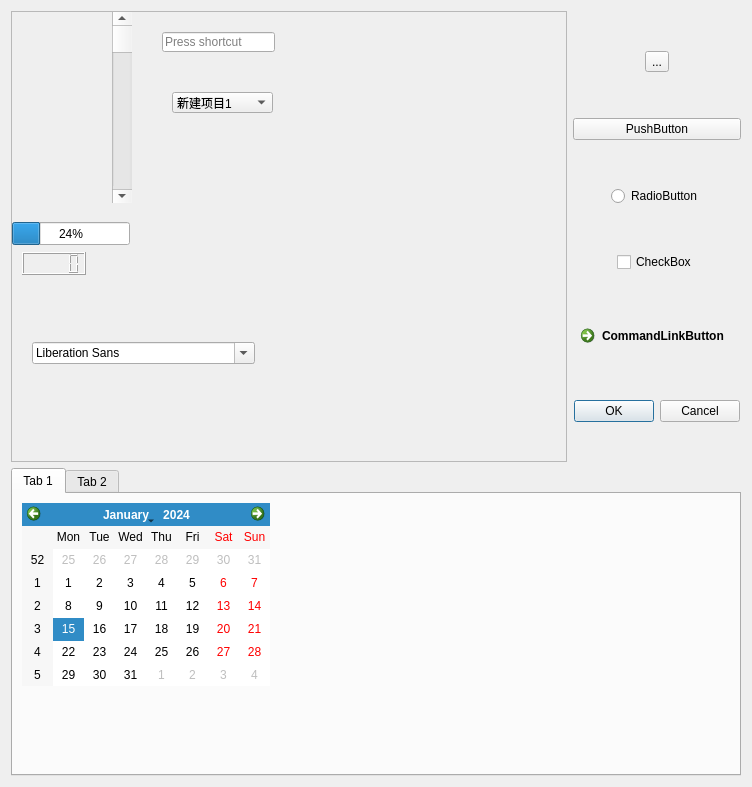
<?xml version="1.0" encoding="UTF-8"?>
<ui version="4.0">
 <class>Form</class>
 <widget class="QWidget" name="Form">
  <property name="geometry">
   <rect>
    <x>0</x>
    <y>0</y>
    <width>752</width>
    <height>787</height>
   </rect>
  </property>
  <property name="windowTitle">
   <string>Form</string>
  </property>
  <layout class="QGridLayout" name="gridLayout_3">
   <item row="0" column="0">
    <layout class="QGridLayout" name="gridLayout_2">
     <item row="0" column="0">
      <widget class="QScrollArea" name="scrollArea">
       <property name="widgetResizable">
        <bool>true</bool>
       </property>
       <widget class="QWidget" name="scrollAreaWidgetContents">
        <property name="geometry">
         <rect>
          <x>0</x>
          <y>0</y>
          <width>536</width>
          <height>501</height>
         </rect>
        </property>
        <widget class="QScrollBar" name="verticalScrollBar">
         <property name="geometry">
          <rect>
           <x>100</x>
           <y>0</y>
           <width>20</width>
           <height>191</height>
          </rect>
         </property>
         <property name="orientation">
          <enum>Qt::Vertical</enum>
         </property>
        </widget>
        <widget class="QProgressBar" name="progressBar">
         <property name="geometry">
          <rect>
           <x>0</x>
           <y>210</y>
           <width>118</width>
           <height>23</height>
          </rect>
         </property>
         <property name="value">
          <number>24</number>
         </property>
        </widget>
        <widget class="QLCDNumber" name="lcdNumber">
         <property name="geometry">
          <rect>
           <x>10</x>
           <y>240</y>
           <width>64</width>
           <height>23</height>
          </rect>
         </property>
        </widget>
        <widget class="QKeySequenceEdit" name="keySequenceEdit">
         <property name="geometry">
          <rect>
           <x>150</x>
           <y>20</y>
           <width>113</width>
           <height>20</height>
          </rect>
         </property>
        </widget>
        <widget class="QComboBox" name="comboBox">
         <property name="geometry">
          <rect>
           <x>160</x>
           <y>80</y>
           <width>101</width>
           <height>21</height>
          </rect>
         </property>
         <item>
          <property name="text">
           <string>新建项目1</string>
          </property>
         </item>
         <item>
          <property name="text">
           <string>2</string>
          </property>
         </item>
         <item>
          <property name="text">
           <string>3</string>
          </property>
         </item>
         <item>
          <property name="text">
           <string>4</string>
          </property>
         </item>
         <item>
          <property name="text">
           <string>5</string>
          </property>
         </item>
        </widget>
        <widget class="QFontComboBox" name="fontComboBox">
         <property name="geometry">
          <rect>
           <x>20</x>
           <y>330</y>
           <width>223</width>
           <height>22</height>
          </rect>
         </property>
        </widget>
       </widget>
      </widget>
     </item>
    </layout>
   </item>
   <item row="0" column="1">
    <layout class="QVBoxLayout" name="verticalLayout">
     <item>
      <spacer name="verticalSpacer_7">
       <property name="orientation">
        <enum>Qt::Vertical</enum>
       </property>
       <property name="sizeHint" stdset="0">
        <size>
         <width>20</width>
         <height>40</height>
        </size>
       </property>
      </spacer>
     </item>
     <item alignment="Qt::AlignHCenter">
      <widget class="QToolButton" name="toolButton">
       <property name="text">
        <string>...</string>
       </property>
      </widget>
     </item>
     <item>
      <spacer name="verticalSpacer">
       <property name="orientation">
        <enum>Qt::Vertical</enum>
       </property>
       <property name="sizeHint" stdset="0">
        <size>
         <width>20</width>
         <height>40</height>
        </size>
       </property>
      </spacer>
     </item>
     <item>
      <widget class="QPushButton" name="pushButton">
       <property name="text">
        <string>PushButton</string>
       </property>
      </widget>
     </item>
     <item>
      <spacer name="verticalSpacer_2">
       <property name="orientation">
        <enum>Qt::Vertical</enum>
       </property>
       <property name="sizeHint" stdset="0">
        <size>
         <width>20</width>
         <height>40</height>
        </size>
       </property>
      </spacer>
     </item>
     <item alignment="Qt::AlignHCenter">
      <widget class="QRadioButton" name="radioButton">
       <property name="text">
        <string>RadioButton</string>
       </property>
      </widget>
     </item>
     <item>
      <spacer name="verticalSpacer_3">
       <property name="orientation">
        <enum>Qt::Vertical</enum>
       </property>
       <property name="sizeHint" stdset="0">
        <size>
         <width>20</width>
         <height>40</height>
        </size>
       </property>
      </spacer>
     </item>
     <item alignment="Qt::AlignHCenter">
      <widget class="QCheckBox" name="checkBox">
       <property name="text">
        <string>CheckBox</string>
       </property>
      </widget>
     </item>
     <item>
      <spacer name="verticalSpacer_4">
       <property name="orientation">
        <enum>Qt::Vertical</enum>
       </property>
       <property name="sizeHint" stdset="0">
        <size>
         <width>20</width>
         <height>40</height>
        </size>
       </property>
      </spacer>
     </item>
     <item alignment="Qt::AlignHCenter">
      <widget class="QCommandLinkButton" name="commandLinkButton">
       <property name="text">
        <string>CommandLinkButton</string>
       </property>
      </widget>
     </item>
     <item>
      <spacer name="verticalSpacer_5">
       <property name="orientation">
        <enum>Qt::Vertical</enum>
       </property>
       <property name="sizeHint" stdset="0">
        <size>
         <width>20</width>
         <height>40</height>
        </size>
       </property>
      </spacer>
     </item>
     <item alignment="Qt::AlignHCenter">
      <widget class="QDialogButtonBox" name="buttonBox">
       <property name="standardButtons">
        <set>QDialogButtonBox::Cancel|QDialogButtonBox::Ok</set>
       </property>
      </widget>
     </item>
     <item>
      <spacer name="verticalSpacer_6">
       <property name="orientation">
        <enum>Qt::Vertical</enum>
       </property>
       <property name="sizeHint" stdset="0">
        <size>
         <width>20</width>
         <height>40</height>
        </size>
       </property>
      </spacer>
     </item>
    </layout>
   </item>
   <item row="1" column="0" colspan="2">
    <layout class="QGridLayout" name="gridLayout">
     <item row="0" column="1">
      <widget class="QTabWidget" name="tabWidget">
       <property name="currentIndex">
        <number>0</number>
       </property>
       <widget class="QWidget" name="tab">
        <attribute name="title">
         <string>Tab 1</string>
        </attribute>
        <widget class="QStackedWidget" name="stackedWidget">
         <property name="geometry">
          <rect>
           <x>0</x>
           <y>0</y>
           <width>266</width>
           <height>201</height>
          </rect>
         </property>
         <widget class="QWidget" name="page_3">
          <layout class="QHBoxLayout" name="horizontalLayout">
           <item>
            <widget class="QCalendarWidget" name="calendarWidget"/>
           </item>
          </layout>
         </widget>
         <widget class="QWidget" name="page_4"/>
        </widget>
       </widget>
       <widget class="QWidget" name="tab_2">
        <attribute name="title">
         <string>Tab 2</string>
        </attribute>
        <widget class="QToolBox" name="toolBox">
         <property name="geometry">
          <rect>
           <x>0</x>
           <y>0</y>
           <width>111</width>
           <height>161</height>
          </rect>
         </property>
         <property name="currentIndex">
          <number>0</number>
         </property>
         <widget class="QWidget" name="page">
          <property name="geometry">
           <rect>
            <x>0</x>
            <y>0</y>
            <width>111</width>
            <height>101</height>
           </rect>
          </property>
          <attribute name="label">
           <string>Page 1</string>
          </attribute>
         </widget>
         <widget class="QWidget" name="page_2">
          <property name="geometry">
           <rect>
            <x>0</x>
            <y>0</y>
            <width>111</width>
            <height>101</height>
           </rect>
          </property>
          <attribute name="label">
           <string>Page 2</string>
          </attribute>
         </widget>
        </widget>
       </widget>
      </widget>
     </item>
    </layout>
   </item>
  </layout>
 </widget>
 <resources/>
 <connections/>
</ui>
